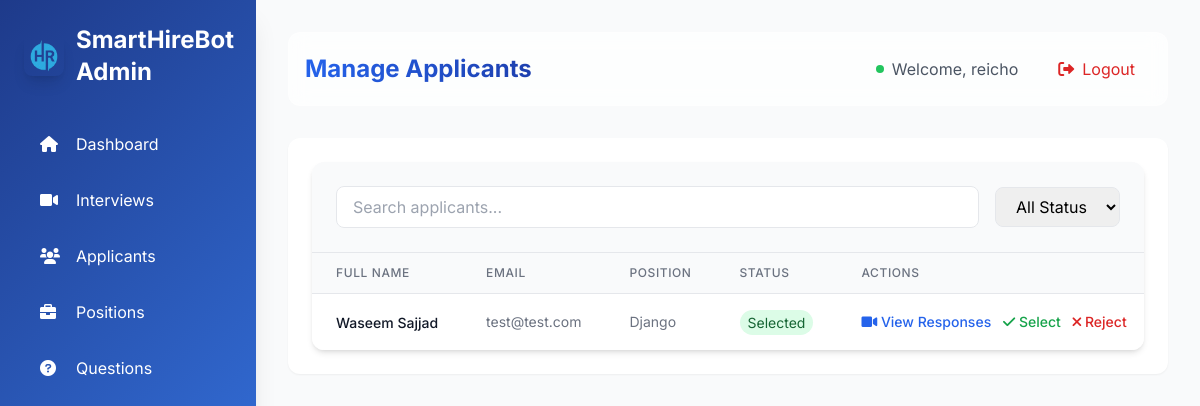
/applicants/ (signed in), run on the app's committed database.
### interviews/models.py (models this page shows, shortened)
class Applicant(models.Model):
    STATUS_CHOICES = [
        ('Pending', 'Pending'),
        ('Selected', 'Selected'),
        ('Rejected', 'Rejected'),
    ]
    user = models.ForeignKey(User, on_delete=models.CASCADE, related_name="applicants", null=True, blank=True)
    fullname = models.CharField(max_length=255)
    email = models.EmailField()
    position = models.ForeignKey(Position, on_delete=models.CASCADE, related_name="applicants")
    status = models.CharField(max_length=10, choices=STATUS_CHOICES, default='Pending')
    resume = models.FileField(upload_to='resumes/', null=True, blank=True)
    created_at = models.DateTimeField(auto_now_add=True)
    class Meta:
        unique_together = ('email', 'position')

class Position(models.Model):
    name = models.CharField(max_length=255, unique=True)
    description = models.TextField(blank=True, null=True)
    created_at = models.DateTimeField(auto_now_add=True)
    is_active = models.BooleanField(default=True)

### interviews/views.py (the view)
# urls.py: path('applicants/', manage_applicants, name='manage_applicants'),
def manage_applicants(request):
    applicants = Applicant.objects.all().order_by('-id')
    return render(request, 'admin/manage_applicants.html', {'applicants': applicants})

### interviews/templates/admin/manage_applicants.html (shortened to what this page needs)
{% extends "admin/base_admin.html" %}
{% block admin_content %}
<div class="bg-white rounded-xl shadow-md overflow-hidden">
    <div class="p-6 bg-gray-50 border-b">
        <div class="flex items-center space-x-4">
            <div class="flex-1">
                <input type="text" id="search" placeholder="Search applicants..."
                       class="w-full px-4 py-2 border rounded-lg focus:ring-2 focus:ring-blue-500 focus:border-blue-500">
            </div>
            <select id="status-filter" class="px-4 py-2 border rounded-lg focus:ring-2 focus:ring-blue-500 focus:border-blue-500">
                <option value="">All Status</option>
            </select>
        </div>
    </div>
    <div class="overflow-x-auto">
        <table class="min-w-full divide-y divide-gray-200">
            <thead class="bg-gray-50">
                <tr>
                    <th class="px-6 py-3 text-left text-xs font-medium text-gray-500 uppercase tracking-wider">Full Name</th>
                    <th class="px-6 py-3 text-left text-xs font-medium text-gray-500 uppercase tracking-wider">Email</th>
                    <th class="px-6 py-3 text-left text-xs font-medium text-gray-500 uppercase tracking-wider">Position</th>
                    <th class="px-6 py-3 text-left text-xs font-medium text-gray-500 uppercase tracking-wider">Status</th>
                    <th class="px-6 py-3 text-left text-xs font-medium text-gray-500 uppercase tracking-wider">Actions</th>
                </tr>
            </thead>
            <tbody class="bg-white divide-y divide-gray-200">
                {% for applicant in applicants %}
                <tr class="hover:bg-gray-50 transition">
                    <td class="px-6 py-4 whitespace-nowrap">
                        <span class="text-sm font-medium text-gray-900">{{ applicant.fullname }}</span>
                    </td>
                    <td class="px-6 py-4 whitespace-nowrap text-sm text-gray-500">
                        {{ applicant.email }}
                    </td>
                    <td class="px-6 py-4 whitespace-nowrap text-sm text-gray-500">
                        {{ applicant.position.name }}
                    </td>
                    <td class="px-6 py-4 whitespace-nowrap">
                        <span class="px-2 py-1 text-sm rounded-full
                            {% if applicant.status == 'Pending' %}bg-yellow-100 text-yellow-800
                            {% elif applicant.status == 'Selected' %}bg-green-100 text-green-800
                            {% else %}bg-red-100 text-red-800{% endif %}">
                            {{ applicant.status }}
                        </span>
                    </td>
                    <td class="px-6 py-4 whitespace-nowrap text-sm font-medium space-x-2">
                        <button onclick="viewResponses({{ applicant.id }})"
                                class="text-blue-600 hover:text-blue-900">
                            <i class="fas fa-video"></i> View Responses
                        </button>
                        <button onclick="updateStatus({{ applicant.id }}, 'Selected')" class="text-green-600 hover:text-green-900">
                            <i class="fas fa-check"></i> Select
                        </button>
                        <button onclick="updateStatus({{ applicant.id }}, 'Rejected')" class="text-red-600 hover:text-red-900">
                            <i class="fas fa-times"></i> Reject
                        </button>
                    </td>
                </tr>
                {% empty %}
                <tr>
                    <td colspan="5" class="px-6 py-4 text-center text-gray-500">
                        No applicants found.
                    </td>
                </tr>
                {% endfor %}
            </tbody>
        </table>
    </div>
</div>
{% endblock %}

### interviews/templates/admin/base_admin.html (shortened to what this page needs)
{% load static %}
<!DOCTYPE html>
<html lang="en">
  <head>
    <script src="https://cdn.tailwindcss.com"></script>
    <link href="https://cdn.jsdelivr.net/npm/sweetalert2@11/dist/sweetalert2.min.css" rel="stylesheet">
    <link
      href="https://cdnjs.cloudflare.com/ajax/libs/font-awesome/6.0.0/css/all.min.css"
      rel="stylesheet"
    />
  </head>
  <body class="bg-gray-50">
    <div
      id="sidebar"
      class="sidebar fixed inset-y-0 left-0 w-64 gradient-bg text-white shadow-xl z-30"
    >
      <div class="p-6">
        <div class="flex items-center space-x-3 mb-8">
          <img
            src="{% static 'images/logo.png' %}"
            alt="VHR Logo"
            class="w-10 h-10 rounded-lg object-cover shadow-lg"
          />
          <h1 class="text-2xl font-bold">SmartHireBot Admin</h1>
        </div>
        <nav class="space-y-2">
          <a
            href="{% url 'admin_dashboard' %}"
            class="sidebar-item flex items-center py-3 px-4 rounded-lg transition {% if request.resolver_match.url_name == 'admin_dashboard' %}bg-white bg-opacity-20{% endif %} hover:bg-white hover:bg-opacity-10"
          >
            <i class="fas fa-home w-6"></i>
            <span class="ml-3">Dashboard</span>
          </a>
          <a
            href="{% url 'manage_interviews' %}"
            class="sidebar-item flex items-center py-3 px-4 rounded-lg transition {% if request.resolver_match.url_name == 'manage_interviews' %}bg-white bg-opacity-20{% endif %} hover:bg-white hover:bg-opacity-10"
          >
            <i class="fas fa-video w-6"></i>
            <span class="ml-3">Interviews</span>
          </a>
          <a
            href="{% url 'manage_unique_applicants' %}"
            class="sidebar-item flex items-center py-3 px-4 rounded-lg transition {% if request.resolver_match.url_name == 'manage_unique_applicants' %}bg-white bg-opacity-20{% endif %} hover:bg-white hover:bg-opacity-10"
          >
            <i class="fas fa-users w-6"></i>
            <span class="ml-3">Applicants</span>
          </a>
          <a
            href="{% url 'manage_positions' %}"
            class="sidebar-item flex items-center py-3 px-4 rounded-lg transition {% if request.resolver_match.url_name == 'manage_positions' %}bg-white bg-opacity-20{% endif %} hover:bg-white hover:bg-opacity-10"
          >
            <i class="fas fa-briefcase w-6"></i>
            <span class="ml-3">Positions</span>
          </a>
          <a
            href="{% url 'manage_questions' %}"
            class="sidebar-item flex items-center py-3 px-4 rounded-lg transition {% if request.resolver_match.url_name == 'manage_questions' %}bg-white bg-opacity-20{% endif %} hover:bg-white hover:bg-opacity-10"
          >
            <i class="fas fa-question-circle w-6"></i>
            <span class="ml-3">Questions</span>
          </a>
        </nav>
      </div>
    </div>
    <div class="main-content ml-0 md:ml-64 p-8 min-h-screen">
      <div
        class="flex justify-between items-center mb-8 p-4 glassmorphism rounded-xl"
      >
        <h2
          class="text-2xl font-bold bg-gradient-to-r from-blue-600 to-blue-800 bg-clip-text text-transparent"
        >
        </h2>
        <div class="flex items-center space-x-6">
          <div class="flex items-center space-x-2">
            <div class="w-2 h-2 bg-green-500 rounded-full"></div>
            <span class="text-gray-600"
              >Welcome, {{ request.user.username }}</span
            >
          </div>
          <form method="POST" action="{% url 'admin_logout' %}" class="inline">
            <button
              type="submit"
              class="flex items-center space-x-2 px-4 py-2 rounded-lg text-red-600 hover:bg-red-50 transition-colors"
            >
              <i class="fas fa-sign-out-alt"></i>
              <span>Logout</span>
            </button>
          </form>
        </div>
      </div>
      <div class="p-6 bg-white rounded-xl shadow-sm">
        {% block admin_content %}{% endblock %}
      </div>
    </div>
  </body>
</html>

### interviews/templates/admin/base_admin.html (style rules this page uses)
body { font-family: "Inter", sans-serif; }
.sidebar-item { transition: all 0.3s ease; }
.glassmorphism { background: rgba(255, 255, 255, 0.7); backdrop-filter: blur(10px); border: 1px solid rgba(255, 255, 255, 0.18); }
.gradient-bg { background: linear-gradient(135deg, #1e3a8a 0%, #3b82f6 100%); }

### data on the page
Applicant: fullname "Waseem Sajjad", email "test@test.com", position.name "Django", status "Selected"

### other printed values
{{ request.user.username }} "reicho"
